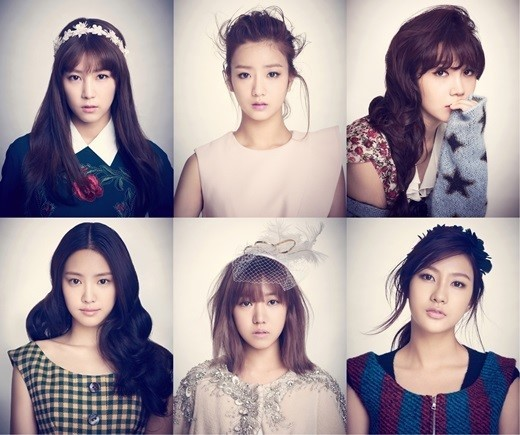
#> input picture datas/images/apink2.jpg, 520 x 435 px, given as the content of the folder datas/images/faces/, which was not available
$ python DetectOwnFace_Recognition_pdf.py
#> lines starting #> are read from the running program, lines starting #| are printed output that depends on the picture; after the words box and inside, x2 and y2 are one past the last pixel; in counts of white or black regions, pixels touching at a corner belong together; pictures that were not available may be replaced by others from this repository, and a replacement may not be noted
from cv2 import cv2 as cv
import numpy as np
from os import listdir
from os.path import isfile, join

directory_name = 'datas/images/faces/'
onlyfiles = [f for f in listdir(directory_name) if isfile(join(directory_name,f))]

Training_Data, Labels = [], []

for i, files in enumerate(onlyfiles):
    image_path = directory_name + onlyfiles[i]
    images = cv.imread(image_path, cv.IMREAD_GRAYSCALE)
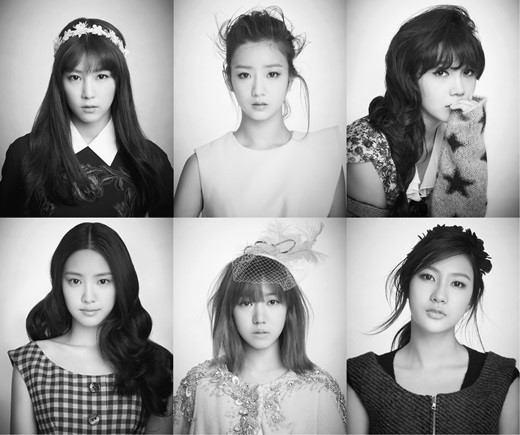
#> images: shape (435, 520); min 0, max 255, mean 155.1
#> further down, frame is the input picture: shape (435, 520, 3); mean B, G, R 157.1, 150.6, 163.2
    Training_Data.append(np.asarray(images, dtype=np.uint8))
    Labels.append(i)

Labels = np.asarray(Labels, dtype=np.int32)

model = cv.face.LBPHFaceRecognizer_create()

print("Model Training Start!!!!!")

model.train(np.asarray(Training_Data), np.asarray(Labels))

print("Model Training Complete!!!!!")

face_classifier = cv.CascadeClassifier('datas/haar_cascade_files/haarcascade_frontalface_default.xml')

def face_detector(img, size = 0.5):
#> called with size = 0.5
    gray = cv.cvtColor(img, cv.COLOR_BGR2GRAY)
    faces = face_classifier.detectMultiScale(gray,1.3,5)
#> faces = [[57, 53, 66, 66], [56, 256, 68, 68], [404, 251, 77, 77], [219, 44, 83, 83], [226, 278, 72, 72]]

    if faces is():
        return img,[]

    for(x,y,w,h) in faces:
        cv.rectangle(img, (x,y),(x+w,y+h),(0,255,255),2)
        roi = img[y:y+h, x:x+w]
        roi = cv.resize(roi, (200,200))
#> this loop made 5 passes
#> pass 1, in face_detector, `roi = cv.resize(roi, (200,200))`:
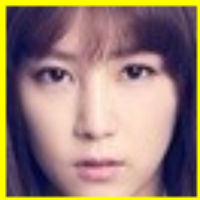
#> roi: shape (200, 200, 3); mean B, G, R 116.6, 127.5, 152.7
#> pass 2, in face_detector, `roi = cv.resize(roi, (200,200))`:
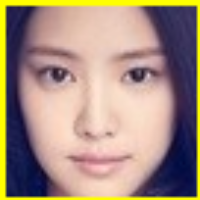
#> roi: shape (200, 200, 3); mean B, G, R 126.9, 142.3, 165.9
#> after the loop:
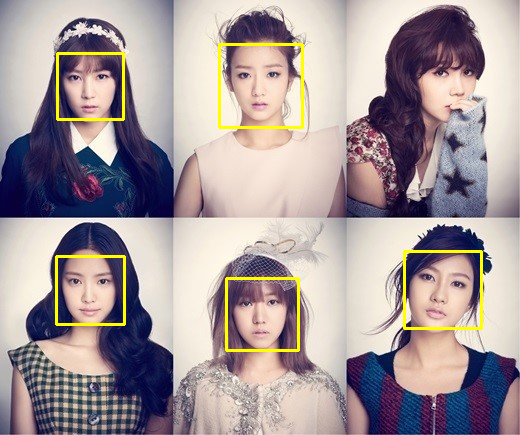
#> img: shape (435, 520, 3); 1.93% of pixels changed, all inside (x1, y1, x2, y2) = (55, 43, 483, 352)

    return img,roi

cap = cv.VideoCapture(1)
while True:

    ret, frame = cap.read()
    image, face = face_detector(frame)
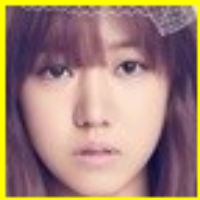
#> face: shape (200, 200, 3); mean B, G, R 119.7, 131.6, 162.4

    try:
        face = cv.cvtColor(face, cv.COLOR_BGR2GRAY)
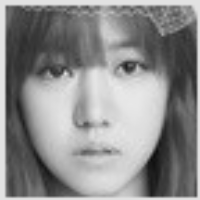
#> face: shape (200, 200); min 13, max 235, mean 139.5
        result = model.predict(face)
#> result = (0, 114.6)
        display_string=''
        if result[1] < 500:
            confidence = int(100*(1-(result[1])/300))
#> confidence = 61
            display_string = str(confidence)+'% Confidence, '
#> display_string = '61% Confidence, '

        if confidence > 75:
            display_string = display_string + "Unlocked"

        else:
            display_string = display_string + "locked"
#> display_string = '61% Confidence, locked'

        cv.putText(frame, display_string, (250, 450), cv.FONT_HERSHEY_COMPLEX, 1, (0, 0, 255), 2)
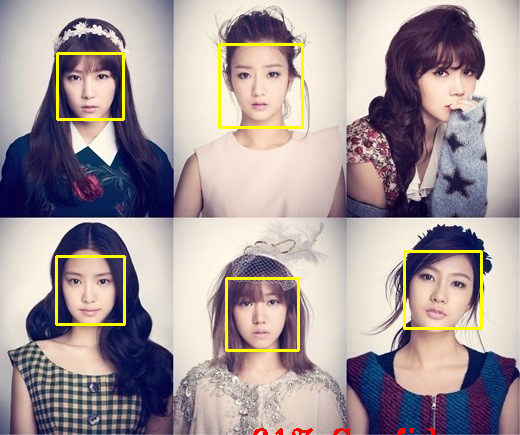
#> frame: shape (435, 520, 3); 0.16% of pixels changed, all inside (x1, y1, x2, y2) = (253, 428, 435, 435)
        cv.imshow('Face Cropper', frame)


    except:
        pass

    if cv.waitKey(1)==ord('q'):
#> (key q is pressed here)
        break


cap.release()
cv.destroyAllWindows()
